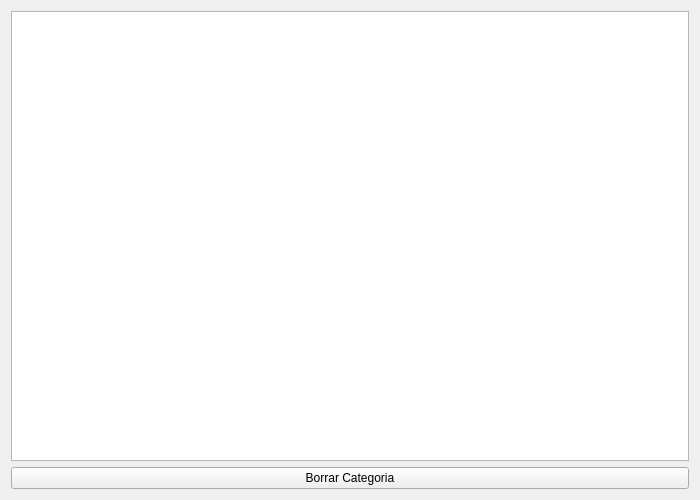
<?xml version="1.0" encoding="UTF-8"?>
<ui version="4.0">
 <class>VentanaEditarCategorias</class>
 <widget class="QWidget" name="VentanaEditarCategorias">
  <property name="geometry">
   <rect>
    <x>0</x>
    <y>0</y>
    <width>700</width>
    <height>500</height>
   </rect>
  </property>
  <property name="minimumSize">
   <size>
    <width>700</width>
    <height>500</height>
   </size>
  </property>
  <property name="maximumSize">
   <size>
    <width>700</width>
    <height>500</height>
   </size>
  </property>
  <property name="windowTitle">
   <string>Form</string>
  </property>
  <layout class="QVBoxLayout" name="verticalLayout">
   <item>
    <widget class="QListWidget" name="listWidget_listaCategorias">
     <property name="minimumSize">
      <size>
       <width>600</width>
       <height>450</height>
      </size>
     </property>
     <property name="maximumSize">
      <size>
       <width>690</width>
       <height>450</height>
      </size>
     </property>
    </widget>
   </item>
   <item>
    <layout class="QHBoxLayout" name="horizontalLayout">
     <item>
      <widget class="QPushButton" name="pushButton_borrarCategoriaSeleccionada">
       <property name="text">
        <string>Borrar Categoria</string>
       </property>
      </widget>
     </item>
    </layout>
   </item>
  </layout>
 </widget>
 <resources/>
 <connections/>
</ui>
